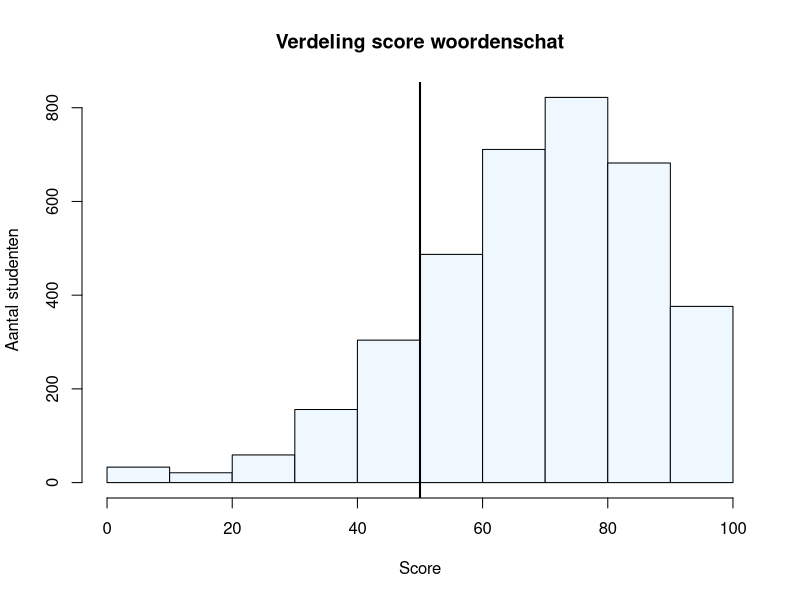
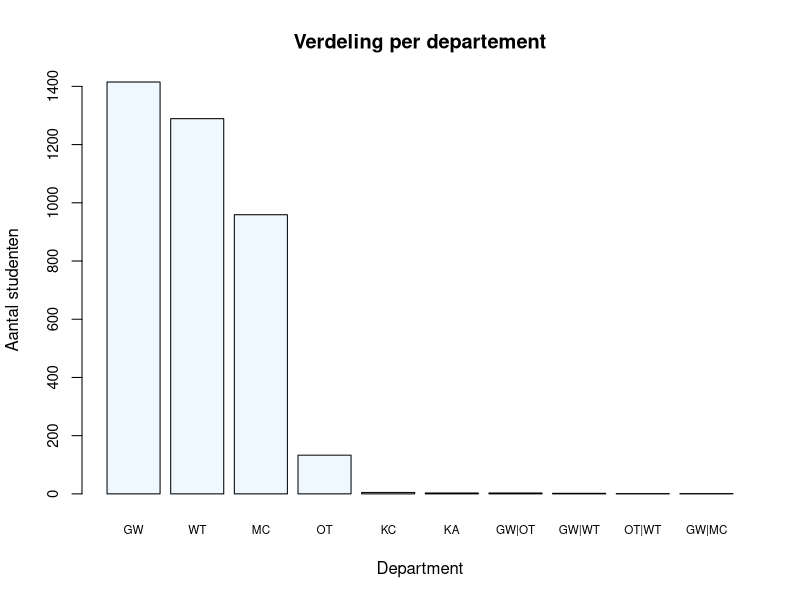
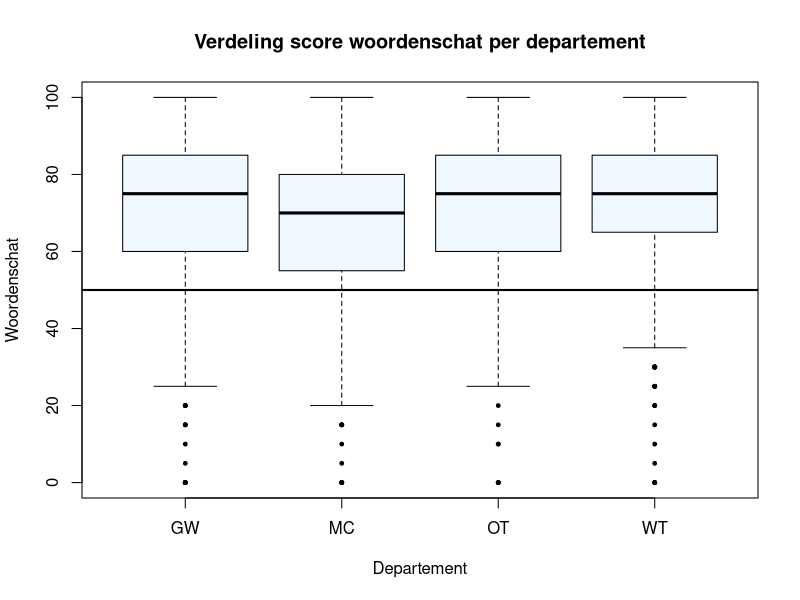

Generate these figures, in order, with R:
## ---- chunk 1
library(knitr)
library(readxl)
library(data.table)
library(magrittr)
library(dplyr)

# Code van https://community.rstudio.com/t/showing-only-the-first-few-lines-of-the-results-of-a-code-chunk/6963/2
hook_output <- knit_hooks$get("output")
knit_hooks$set(output = function(x, options) {
  lines <- options$output.lines
  if (is.null(lines)) {
    return(hook_output(x, options))  # pass to default hook
  }
  x <- unlist(strsplit(x, "\n"))
  more <- "..."
  if (length(lines)==1) {        # first n lines
    if (length(x) > lines) {
      # truncate the output, but add ....
      x <- c(head(x, lines), more)
    }
  } else {
    x <- c(more, x[lines], more)
  }
  # paste these lines together
  x <- paste(c(x, ""), collapse = "\n")
  hook_output(x, options)
})

opts_chunk$set(echo = TRUE)

sem_1_anon <- read_excel("dat/sem_1_anon.xlsx")
## ---- chunk 2
# In de console:
str(sem_1_anon)
## ---- chunk 3

palette(c("aliceblue", "black"))

sem_1_anon$Woordenschat %>%
  hist(main = "Verdeling score woordenschat",
    xlab = "Score", ylab = "Aantal studenten",
    col = 1)

abline(v = 50, lwd = 2, col = 2)
## ---- chunk 4
sem_1_anon$Departement %>%
  table %>%
  sort %>%
  rev %>%
  barplot(main = "Verdeling per departement",
    xlab = "Department", ylab = "Aantal studenten",
    cex.names = .7, cex.axis = .9, col = 1)
## ---- chunk 5
sem_1_anon <- setDT(sem_1_anon)

dep_top <- sem_1_anon[, .N, Departement][N > 5, Departement]

dep_top
## ---- chunk 6
sem_1_anon %>% 
  filter(Departement %in% dep_top) %>% 
  boxplot(Woordenschat ~ Departement, data = .,
    col = 1, pch = 19, cex = .5,
    main = "Verdeling score woordenschat per departement")

abline(h = 50, lwd = 2, col = 2)
